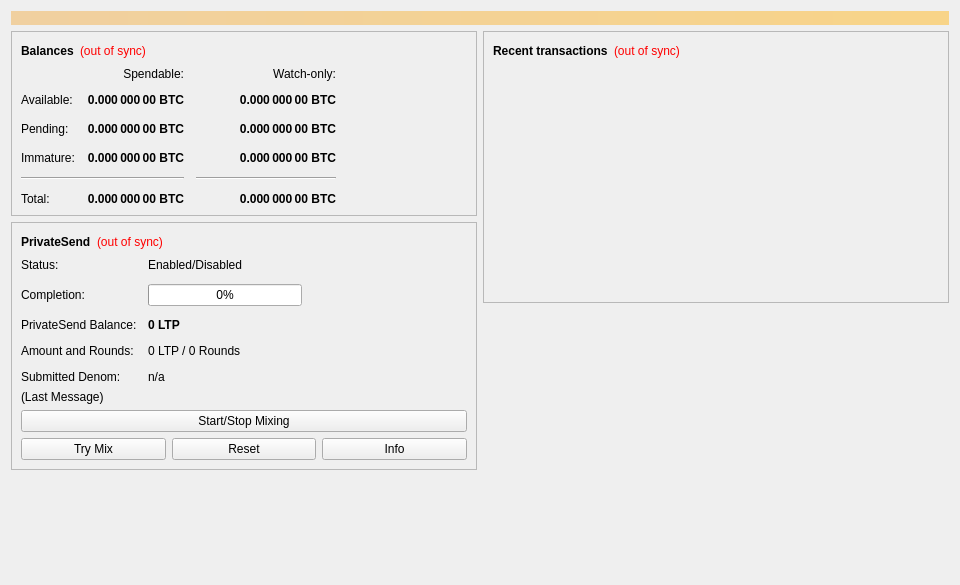
<?xml version="1.0" encoding="UTF-8"?>
<ui version="4.0">
 <class>OverviewPage</class>
 <widget class="QWidget" name="OverviewPage">
  <property name="geometry">
   <rect>
    <x>0</x>
    <y>0</y>
    <width>960</width>
    <height>585</height>
   </rect>
  </property>
  <property name="minimumSize">
   <size>
    <width>960</width>
    <height>0</height>
   </size>
  </property>
  <property name="windowTitle">
   <string>Form</string>
  </property>
  <layout class="QVBoxLayout" name="topLayout">
   <item>
    <widget class="QLabel" name="labelAlerts">
     <property name="visible">
      <bool>false</bool>
     </property>
     <property name="styleSheet">
      <string notr="true">QLabel { background-color: qlineargradient(x1: 0, y1: 0, x2: 1, y2: 0, stop:0 #F0D0A0, stop:1 #F8D488); color:#000000; }</string>
     </property>
     <property name="wordWrap">
      <bool>true</bool>
     </property>
     <property name="margin">
      <number>3</number>
     </property>
     <property name="textInteractionFlags">
      <set>Qt::TextSelectableByMouse</set>
     </property>
    </widget>
   </item>
   <item>
    <layout class="QHBoxLayout" name="horizontalLayout" stretch="1,1">
     <item>
      <layout class="QVBoxLayout" name="verticalLayout_2">
       <item>
        <widget class="QFrame" name="frame">
         <property name="frameShape">
          <enum>QFrame::StyledPanel</enum>
         </property>
         <property name="frameShadow">
          <enum>QFrame::Raised</enum>
         </property>
         <layout class="QVBoxLayout" name="verticalLayout_4">
          <item>
           <layout class="QHBoxLayout" name="horizontalLayout_4">
            <item>
             <widget class="QLabel" name="label_5">
              <property name="font">
               <font>
                <weight>75</weight>
                <bold>true</bold>
               </font>
              </property>
              <property name="text">
               <string>Balances</string>
              </property>
             </widget>
            </item>
            <item>
             <widget class="QLabel" name="labelWalletStatus">
              <property name="toolTip">
               <string>The displayed information may be out of date. Your wallet automatically synchronizes with the LifetionCoin network after a connection is established, but this process has not completed yet.</string>
              </property>
              <property name="styleSheet">
               <string notr="true">QLabel { color: red; }</string>
              </property>
              <property name="text">
               <string notr="true">(out of sync)</string>
              </property>
              <property name="alignment">
               <set>Qt::AlignLeading|Qt::AlignLeft|Qt::AlignVCenter</set>
              </property>
             </widget>
            </item>
            <item>
             <spacer name="horizontalSpacer_3">
              <property name="orientation">
               <enum>Qt::Horizontal</enum>
              </property>
              <property name="sizeHint" stdset="0">
               <size>
                <width>40</width>
                <height>20</height>
               </size>
              </property>
             </spacer>
            </item>
           </layout>
          </item>
          <item>
           <layout class="QGridLayout" name="gridLayout">
            <property name="spacing">
             <number>12</number>
            </property>
            <item row="2" column="2">
             <widget class="QLabel" name="labelWatchPending">
              <property name="font">
               <font>
                <weight>75</weight>
                <bold>true</bold>
               </font>
              </property>
              <property name="cursor">
               <cursorShape>IBeamCursor</cursorShape>
              </property>
              <property name="toolTip">
               <string>Unconfirmed transactions to watch-only addresses</string>
              </property>
              <property name="text">
               <string notr="true">0.000 000 00 BTC</string>
              </property>
              <property name="alignment">
               <set>Qt::AlignRight|Qt::AlignTrailing|Qt::AlignVCenter</set>
              </property>
              <property name="textInteractionFlags">
               <set>Qt::LinksAccessibleByMouse|Qt::TextSelectableByKeyboard|Qt::TextSelectableByMouse</set>
              </property>
             </widget>
            </item>
            <item row="2" column="1">
             <widget class="QLabel" name="labelUnconfirmed">
              <property name="font">
               <font>
                <weight>75</weight>
                <bold>true</bold>
               </font>
              </property>
              <property name="cursor">
               <cursorShape>IBeamCursor</cursorShape>
              </property>
              <property name="toolTip">
               <string>Total of transactions that have yet to be confirmed, and do not yet count toward the spendable balance</string>
              </property>
              <property name="text">
               <string notr="true">0.000 000 00 BTC</string>
              </property>
              <property name="alignment">
               <set>Qt::AlignRight|Qt::AlignTrailing|Qt::AlignVCenter</set>
              </property>
              <property name="textInteractionFlags">
               <set>Qt::LinksAccessibleByMouse|Qt::TextSelectableByKeyboard|Qt::TextSelectableByMouse</set>
              </property>
             </widget>
            </item>
            <item row="3" column="2">
             <widget class="QLabel" name="labelWatchImmature">
              <property name="font">
               <font>
                <weight>75</weight>
                <bold>true</bold>
               </font>
              </property>
              <property name="cursor">
               <cursorShape>IBeamCursor</cursorShape>
              </property>
              <property name="toolTip">
               <string>Mined balance in watch-only addresses that has not yet matured</string>
              </property>
              <property name="text">
               <string notr="true">0.000 000 00 BTC</string>
              </property>
              <property name="alignment">
               <set>Qt::AlignRight|Qt::AlignTrailing|Qt::AlignVCenter</set>
              </property>
              <property name="textInteractionFlags">
               <set>Qt::LinksAccessibleByMouse|Qt::TextSelectableByKeyboard|Qt::TextSelectableByMouse</set>
              </property>
             </widget>
            </item>
            <item row="4" column="0" colspan="2">
             <widget class="Line" name="lineSpendableBalance">
              <property name="orientation">
               <enum>Qt::Horizontal</enum>
              </property>
             </widget>
            </item>
            <item row="4" column="2">
             <widget class="Line" name="lineWatchBalance">
              <property name="sizePolicy">
               <sizepolicy hsizetype="Preferred" vsizetype="Fixed">
                <horstretch>0</horstretch>
                <verstretch>0</verstretch>
               </sizepolicy>
              </property>
              <property name="minimumSize">
               <size>
                <width>140</width>
                <height>0</height>
               </size>
              </property>
              <property name="orientation">
               <enum>Qt::Horizontal</enum>
              </property>
             </widget>
            </item>
            <item row="5" column="0">
             <widget class="QLabel" name="labelTotalText">
              <property name="text">
               <string>Total:</string>
              </property>
             </widget>
            </item>
            <item row="3" column="1">
             <widget class="QLabel" name="labelImmature">
              <property name="font">
               <font>
                <weight>75</weight>
                <bold>true</bold>
               </font>
              </property>
              <property name="cursor">
               <cursorShape>IBeamCursor</cursorShape>
              </property>
              <property name="toolTip">
               <string>Mined balance that has not yet matured</string>
              </property>
              <property name="text">
               <string notr="true">0.000 000 00 BTC</string>
              </property>
              <property name="alignment">
               <set>Qt::AlignRight|Qt::AlignTrailing|Qt::AlignVCenter</set>
              </property>
              <property name="textInteractionFlags">
               <set>Qt::LinksAccessibleByMouse|Qt::TextSelectableByKeyboard|Qt::TextSelectableByMouse</set>
              </property>
             </widget>
            </item>
            <item row="2" column="3">
             <spacer name="horizontalSpacer_2">
              <property name="orientation">
               <enum>Qt::Horizontal</enum>
              </property>
              <property name="sizeHint" stdset="0">
               <size>
                <width>40</width>
                <height>20</height>
               </size>
              </property>
             </spacer>
            </item>
            <item row="3" column="0">
             <widget class="QLabel" name="labelImmatureText">
              <property name="text">
               <string>Immature:</string>
              </property>
             </widget>
            </item>
            <item row="5" column="1">
             <widget class="QLabel" name="labelTotal">
              <property name="font">
               <font>
                <weight>75</weight>
                <bold>true</bold>
               </font>
              </property>
              <property name="cursor">
               <cursorShape>IBeamCursor</cursorShape>
              </property>
              <property name="toolTip">
               <string>Your current total balance</string>
              </property>
              <property name="text">
               <string notr="true">0.000 000 00 BTC</string>
              </property>
              <property name="alignment">
               <set>Qt::AlignRight|Qt::AlignTrailing|Qt::AlignVCenter</set>
              </property>
              <property name="textInteractionFlags">
               <set>Qt::LinksAccessibleByMouse|Qt::TextSelectableByKeyboard|Qt::TextSelectableByMouse</set>
              </property>
             </widget>
            </item>
            <item row="5" column="2">
             <widget class="QLabel" name="labelWatchTotal">
              <property name="font">
               <font>
                <weight>75</weight>
                <bold>true</bold>
               </font>
              </property>
              <property name="cursor">
               <cursorShape>IBeamCursor</cursorShape>
              </property>
              <property name="toolTip">
               <string>Current total balance in watch-only addresses</string>
              </property>
              <property name="text">
               <string notr="true">0.000 000 00 BTC</string>
              </property>
              <property name="alignment">
               <set>Qt::AlignRight|Qt::AlignTrailing|Qt::AlignVCenter</set>
              </property>
              <property name="textInteractionFlags">
               <set>Qt::LinksAccessibleByMouse|Qt::TextSelectableByKeyboard|Qt::TextSelectableByMouse</set>
              </property>
             </widget>
            </item>
            <item row="0" column="2">
             <widget class="QLabel" name="labelWatchonly">
              <property name="text">
               <string>Watch-only:</string>
              </property>
              <property name="alignment">
               <set>Qt::AlignRight|Qt::AlignTrailing|Qt::AlignVCenter</set>
              </property>
             </widget>
            </item>
            <item row="1" column="0">
             <widget class="QLabel" name="labelBalanceText">
              <property name="text">
               <string>Available:</string>
              </property>
             </widget>
            </item>
            <item row="1" column="1">
             <widget class="QLabel" name="labelBalance">
              <property name="font">
               <font>
                <weight>75</weight>
                <bold>true</bold>
               </font>
              </property>
              <property name="cursor">
               <cursorShape>IBeamCursor</cursorShape>
              </property>
              <property name="toolTip">
               <string>Your current spendable balance</string>
              </property>
              <property name="text">
               <string notr="true">0.000 000 00 BTC</string>
              </property>
              <property name="alignment">
               <set>Qt::AlignRight|Qt::AlignTrailing|Qt::AlignVCenter</set>
              </property>
              <property name="textInteractionFlags">
               <set>Qt::LinksAccessibleByMouse|Qt::TextSelectableByKeyboard|Qt::TextSelectableByMouse</set>
              </property>
             </widget>
            </item>
            <item row="1" column="2">
             <widget class="QLabel" name="labelWatchAvailable">
              <property name="font">
               <font>
                <weight>75</weight>
                <bold>true</bold>
               </font>
              </property>
              <property name="cursor">
               <cursorShape>IBeamCursor</cursorShape>
              </property>
              <property name="toolTip">
               <string>Your current balance in watch-only addresses</string>
              </property>
              <property name="text">
               <string notr="true">0.000 000 00 BTC</string>
              </property>
              <property name="alignment">
               <set>Qt::AlignRight|Qt::AlignTrailing|Qt::AlignVCenter</set>
              </property>
              <property name="textInteractionFlags">
               <set>Qt::LinksAccessibleByMouse|Qt::TextSelectableByKeyboard|Qt::TextSelectableByMouse</set>
              </property>
             </widget>
            </item>
            <item row="2" column="0">
             <widget class="QLabel" name="labelPendingText">
              <property name="text">
               <string>Pending:</string>
              </property>
             </widget>
            </item>
            <item row="0" column="1">
             <widget class="QLabel" name="labelSpendable">
              <property name="text">
               <string>Spendable:</string>
              </property>
              <property name="alignment">
               <set>Qt::AlignRight|Qt::AlignTrailing|Qt::AlignVCenter</set>
              </property>
             </widget>
            </item>
           </layout>
          </item>
         </layout>
        </widget>
       </item>
       <item>
        <widget class="QFrame" name="framePrivateSend">
         <property name="layoutDirection">
          <enum>Qt::LeftToRight</enum>
         </property>
         <property name="frameShape">
          <enum>QFrame::StyledPanel</enum>
         </property>
         <property name="frameShadow">
          <enum>QFrame::Raised</enum>
         </property>
         <layout class="QVBoxLayout" name="VerticalLayout_PS1">
          <item>
           <layout class="QHBoxLayout" name="horizontalLayout_5">
            <item>
             <widget class="QLabel" name="labelPrivateSendHeader">
              <property name="font">
               <font>
                <weight>75</weight>
                <bold>true</bold>
               </font>
              </property>
              <property name="text">
               <string>PrivateSend</string>
              </property>
             </widget>
            </item>
            <item>
             <widget class="QLabel" name="labelPrivateSendSyncStatus">
              <property name="toolTip">
               <string>The displayed information may be out of date. Your wallet automatically synchronizes with the LifetionCoin network after a connection is established, but this process has not completed yet.</string>
              </property>
              <property name="styleSheet">
               <string notr="true">QLabel { color: red; }</string>
              </property>
              <property name="text">
               <string notr="true">(out of sync)</string>
              </property>
              <property name="alignment">
               <set>Qt::AlignLeading|Qt::AlignLeft|Qt::AlignVCenter</set>
              </property>
             </widget>
            </item>
            <item>
             <spacer name="horizontalSpacer_4">
              <property name="orientation">
               <enum>Qt::Horizontal</enum>
              </property>
              <property name="sizeHint" stdset="0">
               <size>
                <width>40</width>
                <height>20</height>
               </size>
              </property>
             </spacer>
            </item>
           </layout>
          </item>
          <item>
           <layout class="QFormLayout" name="privateSendFormLayout">
            <property name="fieldGrowthPolicy">
             <enum>QFormLayout::AllNonFixedFieldsGrow</enum>
            </property>
            <property name="horizontalSpacing">
             <number>11</number>
            </property>
            <property name="verticalSpacing">
             <number>12</number>
            </property>
            <item row="0" column="0">
             <widget class="QLabel" name="labelPrivateSendEnabledText">
              <property name="text">
               <string>Status:</string>
              </property>
             </widget>
            </item>
            <item row="0" column="1">
             <widget class="QLabel" name="labelPrivateSendEnabled">
              <property name="text">
               <string>Enabled/Disabled</string>
              </property>
             </widget>
            </item>
            <item row="1" column="0">
             <widget class="QLabel" name="labelCompletitionText">
              <property name="text">
               <string>Completion:</string>
              </property>
             </widget>
            </item>
            <item row="1" column="1">
             <widget class="QProgressBar" name="privateSendProgress">
              <property name="maximumSize">
               <size>
                <width>154</width>
                <height>16777215</height>
               </size>
              </property>
              <property name="value">
               <number>0</number>
              </property>
             </widget>
            </item>
            <item row="2" column="0">
             <widget class="QLabel" name="labelAnonymizedText">
              <property name="text">
               <string>PrivateSend Balance:</string>
              </property>
             </widget>
            </item>
            <item row="2" column="1">
             <widget class="QLabel" name="labelAnonymized">
              <property name="font">
               <font>
                <weight>75</weight>
                <bold>true</bold>
               </font>
              </property>
              <property name="text">
               <string notr="true">0 LTP</string>
              </property>
             </widget>
            </item>
            <item row="3" column="0">
             <widget class="QLabel" name="labelAmountAndRoundsText">
              <property name="text">
               <string>Amount and Rounds:</string>
              </property>
             </widget>
            </item>
            <item row="3" column="1">
             <widget class="QLabel" name="labelAmountRounds">
              <property name="text">
               <string>0 LTP / 0 Rounds</string>
              </property>
             </widget>
            </item>
            <item row="4" column="0">
             <widget class="QLabel" name="labelSubmittedDenomText">
              <property name="text">
               <string>Submitted Denom:</string>
              </property>
             </widget>
            </item>
            <item row="4" column="1">
             <widget class="QLabel" name="labelSubmittedDenom">
              <property name="toolTip">
               <string>The denominations you submitted to the Masternode.&lt;br&gt;To mix, other users must submit the exact same denominations.</string>
              </property>
              <property name="text">
               <string>n/a</string>
              </property>
             </widget>
            </item>
           </layout>
          </item>
          <item>
           <layout class="QVBoxLayout" name="VerticalLayout_PS">
            <item>
             <widget class="QLabel" name="labelPrivateSendLastMessage">
              <property name="text">
               <string>(Last Message)</string>
              </property>
              <property name="alignment">
               <set>Qt::AlignLeading|Qt::AlignLeft|Qt::AlignTop</set>
              </property>
              <property name="wordWrap">
               <bool>true</bool>
              </property>
             </widget>
            </item>
            <item>
             <widget class="QPushButton" name="togglePrivateSend">
              <property name="sizePolicy">
               <sizepolicy hsizetype="MinimumExpanding" vsizetype="Fixed">
                <horstretch>0</horstretch>
                <verstretch>0</verstretch>
               </sizepolicy>
              </property>
              <property name="text">
               <string>Start/Stop Mixing</string>
              </property>
             </widget>
            </item>
            <item>
             <layout class="QHBoxLayout" name="horizontalLayout_debugbuttons">
              <item>
               <widget class="QPushButton" name="privateSendAuto">
                <property name="sizePolicy">
                 <sizepolicy hsizetype="MinimumExpanding" vsizetype="Fixed">
                  <horstretch>0</horstretch>
                  <verstretch>0</verstretch>
                 </sizepolicy>
                </property>
                <property name="toolTip">
                 <string>Try to manually submit a PrivateSend request.</string>
                </property>
                <property name="text">
                 <string>Try Mix</string>
                </property>
               </widget>
              </item>
              <item>
               <widget class="QPushButton" name="privateSendReset">
                <property name="sizePolicy">
                 <sizepolicy hsizetype="MinimumExpanding" vsizetype="Fixed">
                  <horstretch>0</horstretch>
                  <verstretch>0</verstretch>
                 </sizepolicy>
                </property>
                <property name="toolTip">
                 <string>Reset the current status of PrivateSend (can interrupt PrivateSend if it's in the process of Mixing, which can cost you money!)</string>
                </property>
                <property name="autoFillBackground">
                 <bool>false</bool>
                </property>
                <property name="text">
                 <string>Reset</string>
                </property>
               </widget>
              </item>
              <item>
               <widget class="QPushButton" name="privateSendInfo">
                <property name="sizePolicy">
                 <sizepolicy hsizetype="MinimumExpanding" vsizetype="Fixed">
                  <horstretch>0</horstretch>
                  <verstretch>0</verstretch>
                 </sizepolicy>
                </property>
                <property name="toolTip">
                 <string>Information about PrivateSend and Mixing</string>
                </property>
                <property name="text">
                 <string>Info</string>
                </property>
               </widget>
              </item>
             </layout>
            </item>
           </layout>
          </item>
         </layout>
        </widget>
       </item>
       <item>
        <spacer name="verticalSpacer">
         <property name="orientation">
          <enum>Qt::Vertical</enum>
         </property>
         <property name="sizeHint" stdset="0">
          <size>
           <width>20</width>
           <height>40</height>
          </size>
         </property>
        </spacer>
       </item>
      </layout>
     </item>
     <item>
      <layout class="QVBoxLayout" name="verticalLayout_3">
       <item>
        <widget class="QFrame" name="frame_2">
         <property name="frameShape">
          <enum>QFrame::StyledPanel</enum>
         </property>
         <property name="frameShadow">
          <enum>QFrame::Raised</enum>
         </property>
         <layout class="QVBoxLayout" name="verticalLayout">
          <item>
           <layout class="QHBoxLayout" name="horizontalLayout_2">
            <item>
             <widget class="QLabel" name="label_4">
              <property name="font">
               <font>
                <weight>75</weight>
                <bold>true</bold>
               </font>
              </property>
              <property name="text">
               <string>Recent transactions</string>
              </property>
             </widget>
            </item>
            <item>
             <widget class="QLabel" name="labelTransactionsStatus">
              <property name="toolTip">
               <string>The displayed information may be out of date. Your wallet automatically synchronizes with the LifetionCoin network after a connection is established, but this process has not completed yet.</string>
              </property>
              <property name="styleSheet">
               <string notr="true">QLabel { color: red; }</string>
              </property>
              <property name="text">
               <string notr="true">(out of sync)</string>
              </property>
              <property name="alignment">
               <set>Qt::AlignLeading|Qt::AlignLeft|Qt::AlignVCenter</set>
              </property>
             </widget>
            </item>
            <item>
             <spacer name="horizontalSpacer">
              <property name="orientation">
               <enum>Qt::Horizontal</enum>
              </property>
              <property name="sizeHint" stdset="0">
               <size>
                <width>40</width>
                <height>20</height>
               </size>
              </property>
             </spacer>
            </item>
           </layout>
          </item>
          <item>
           <widget class="QListView" name="listTransactions">
            <property name="styleSheet">
             <string notr="true">QListView { background: transparent; }</string>
            </property>
            <property name="frameShape">
             <enum>QFrame::NoFrame</enum>
            </property>
            <property name="verticalScrollBarPolicy">
             <enum>Qt::ScrollBarAlwaysOff</enum>
            </property>
            <property name="horizontalScrollBarPolicy">
             <enum>Qt::ScrollBarAlwaysOff</enum>
            </property>
            <property name="selectionMode">
             <enum>QAbstractItemView::NoSelection</enum>
            </property>
           </widget>
          </item>
         </layout>
        </widget>
       </item>
       <item>
        <spacer name="verticalSpacer_2">
         <property name="orientation">
          <enum>Qt::Vertical</enum>
         </property>
         <property name="sizeHint" stdset="0">
          <size>
           <width>20</width>
           <height>40</height>
          </size>
         </property>
        </spacer>
       </item>
      </layout>
     </item>
    </layout>
   </item>
  </layout>
 </widget>
 <resources/>
 <connections/>
</ui>
